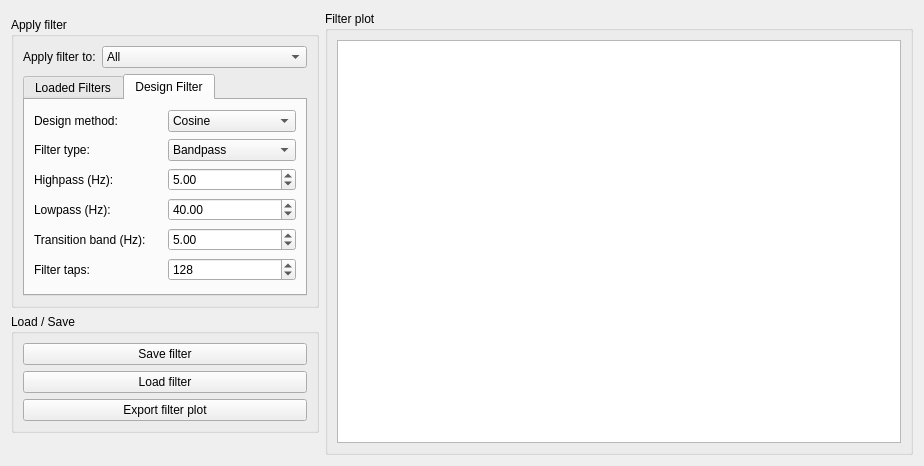
<?xml version="1.0" encoding="UTF-8"?>
<ui version="4.0">
 <class>FilterWindowWidget</class>
 <widget class="QWidget" name="FilterWindowWidget">
  <property name="windowModality">
   <enum>Qt::NonModal</enum>
  </property>
  <property name="geometry">
   <rect>
    <x>0</x>
    <y>0</y>
    <width>924</width>
    <height>466</height>
   </rect>
  </property>
  <property name="windowTitle">
   <string>Temporal Filtering</string>
  </property>
  <layout class="QHBoxLayout" name="horizontalLayout_2">
   <item>
    <layout class="QGridLayout" name="gridLayout_4">
     <property name="topMargin">
      <number>0</number>
     </property>
     <item row="1" column="0">
      <widget class="QGroupBox" name="m_groupBox_filterSettings_2">
       <property name="sizePolicy">
        <sizepolicy hsizetype="Preferred" vsizetype="Preferred">
         <horstretch>0</horstretch>
         <verstretch>0</verstretch>
        </sizepolicy>
       </property>
       <property name="minimumSize">
        <size>
         <width>0</width>
         <height>0</height>
        </size>
       </property>
       <property name="title">
        <string>Apply filter</string>
       </property>
       <layout class="QFormLayout" name="formLayout">
        <item row="0" column="0">
         <widget class="QLabel" name="m_label_applyFilterTo">
          <property name="text">
           <string>Apply filter to:</string>
          </property>
         </widget>
        </item>
        <item row="0" column="1">
         <widget class="QComboBox" name="m_comboBox_filterApplyTo">
          <item>
           <property name="text">
            <string>All</string>
           </property>
          </item>
          <item>
           <property name="text">
            <string>MEG</string>
           </property>
          </item>
          <item>
           <property name="text">
            <string>EEG</string>
           </property>
          </item>
          <item>
           <property name="text">
            <string>ECG</string>
           </property>
          </item>
          <item>
           <property name="text">
            <string>EOG</string>
           </property>
          </item>
          <item>
           <property name="text">
            <string>EMG</string>
           </property>
          </item>
         </widget>
        </item>
        <item row="1" column="0" colspan="2">
         <widget class="QTabWidget" name="m_tabWidget_mode">
          <property name="sizePolicy">
           <sizepolicy hsizetype="Preferred" vsizetype="Preferred">
            <horstretch>0</horstretch>
            <verstretch>0</verstretch>
           </sizepolicy>
          </property>
          <property name="maximumSize">
           <size>
            <width>16777215</width>
            <height>16777215</height>
           </size>
          </property>
          <property name="currentIndex">
           <number>1</number>
          </property>
          <widget class="QWidget" name="List">
           <attribute name="title">
            <string>Loaded Filters</string>
           </attribute>
           <layout class="QFormLayout" name="formLayout_2">
            <item row="0" column="0">
             <layout class="QVBoxLayout" name="m_layout_defaultFilterActivation">
              <property name="rightMargin">
               <number>0</number>
              </property>
              <property name="bottomMargin">
               <number>0</number>
              </property>
             </layout>
            </item>
            <item row="0" column="1">
             <widget class="QTableView" name="m_tableView_filterDataView">
              <property name="sizePolicy">
               <sizepolicy hsizetype="Preferred" vsizetype="Preferred">
                <horstretch>0</horstretch>
                <verstretch>0</verstretch>
               </sizepolicy>
              </property>
              <property name="minimumSize">
               <size>
                <width>0</width>
                <height>0</height>
               </size>
              </property>
              <property name="maximumSize">
               <size>
                <width>16777215</width>
                <height>16777215</height>
               </size>
              </property>
              <property name="verticalScrollBarPolicy">
               <enum>Qt::ScrollBarAsNeeded</enum>
              </property>
              <property name="sizeAdjustPolicy">
               <enum>QAbstractScrollArea::AdjustIgnored</enum>
              </property>
              <property name="editTriggers">
               <set>QAbstractItemView::AllEditTriggers</set>
              </property>
              <property name="alternatingRowColors">
               <bool>false</bool>
              </property>
              <property name="selectionMode">
               <enum>QAbstractItemView::SingleSelection</enum>
              </property>
              <property name="selectionBehavior">
               <enum>QAbstractItemView::SelectRows</enum>
              </property>
             </widget>
            </item>
           </layout>
          </widget>
          <widget class="QWidget" name="Design">
           <attribute name="title">
            <string>Design Filter</string>
           </attribute>
           <layout class="QHBoxLayout" name="horizontalLayout_4">
            <item>
             <layout class="QGridLayout" name="m_layout_designFilter">
              <property name="leftMargin">
               <number>0</number>
              </property>
              <property name="topMargin">
               <number>0</number>
              </property>
              <property name="rightMargin">
               <number>0</number>
              </property>
              <property name="verticalSpacing">
               <number>6</number>
              </property>
              <item row="5" column="0">
               <widget class="QLabel" name="m_label_filterTaps">
                <property name="text">
                 <string>Filter taps:</string>
                </property>
               </widget>
              </item>
              <item row="1" column="1">
               <widget class="QComboBox" name="m_comboBox_filterType">
                <property name="sizePolicy">
                 <sizepolicy hsizetype="Preferred" vsizetype="Fixed">
                  <horstretch>0</horstretch>
                  <verstretch>0</verstretch>
                 </sizepolicy>
                </property>
                <item>
                 <property name="text">
                  <string>Bandpass</string>
                 </property>
                </item>
                <item>
                 <property name="text">
                  <string>Lowpass</string>
                 </property>
                </item>
                <item>
                 <property name="text">
                  <string>Highpass</string>
                 </property>
                </item>
               </widget>
              </item>
              <item row="0" column="0">
               <widget class="QLabel" name="m_label_designMethod">
                <property name="text">
                 <string>Design method:</string>
                </property>
               </widget>
              </item>
              <item row="2" column="1">
               <widget class="QDoubleSpinBox" name="m_doubleSpinBox_lowpass">
                <property name="maximum">
                 <double>999.000000000000000</double>
                </property>
                <property name="singleStep">
                 <double>1.000000000000000</double>
                </property>
                <property name="value">
                 <double>5.000000000000000</double>
                </property>
               </widget>
              </item>
              <item row="5" column="1">
               <widget class="QSpinBox" name="m_spinBox_filterTaps">
                <property name="minimum">
                 <number>2</number>
                </property>
                <property name="maximum">
                 <number>256</number>
                </property>
                <property name="singleStep">
                 <number>2</number>
                </property>
                <property name="value">
                 <number>128</number>
                </property>
               </widget>
              </item>
              <item row="3" column="0">
               <widget class="QLabel" name="m_label_highpass">
                <property name="text">
                 <string>Lowpass (Hz):</string>
                </property>
               </widget>
              </item>
              <item row="2" column="0">
               <widget class="QLabel" name="m_label_lowpass">
                <property name="text">
                 <string>Highpass (Hz):</string>
                </property>
               </widget>
              </item>
              <item row="3" column="1">
               <widget class="QDoubleSpinBox" name="m_doubleSpinBox_highpass">
                <property name="maximum">
                 <double>999.000000000000000</double>
                </property>
                <property name="singleStep">
                 <double>1.000000000000000</double>
                </property>
                <property name="value">
                 <double>40.000000000000000</double>
                </property>
               </widget>
              </item>
              <item row="4" column="0">
               <widget class="QLabel" name="m_label_transitionBand">
                <property name="text">
                 <string>Transition band (Hz):</string>
                </property>
               </widget>
              </item>
              <item row="4" column="1">
               <widget class="QDoubleSpinBox" name="m_doubleSpinBox_transitionband">
                <property name="maximum">
                 <double>999.000000000000000</double>
                </property>
                <property name="singleStep">
                 <double>1.000000000000000</double>
                </property>
                <property name="value">
                 <double>5.000000000000000</double>
                </property>
               </widget>
              </item>
              <item row="0" column="1">
               <widget class="QComboBox" name="m_comboBox_designMethod">
                <item>
                 <property name="text">
                  <string>Cosine</string>
                 </property>
                </item>
                <item>
                 <property name="text">
                  <string>Tschebyscheff</string>
                 </property>
                </item>
               </widget>
              </item>
              <item row="1" column="0">
               <widget class="QLabel" name="m_label_filterType">
                <property name="text">
                 <string>Filter type:</string>
                </property>
               </widget>
              </item>
             </layout>
            </item>
           </layout>
          </widget>
         </widget>
        </item>
       </layout>
      </widget>
     </item>
     <item row="4" column="0">
      <spacer name="verticalSpacer">
       <property name="orientation">
        <enum>Qt::Vertical</enum>
       </property>
       <property name="sizeHint" stdset="0">
        <size>
         <width>20</width>
         <height>40</height>
        </size>
       </property>
      </spacer>
     </item>
     <item row="0" column="1" rowspan="5">
      <widget class="QGroupBox" name="m_groupBox_filterPlot">
       <property name="sizePolicy">
        <sizepolicy hsizetype="Expanding" vsizetype="Expanding">
         <horstretch>0</horstretch>
         <verstretch>0</verstretch>
        </sizepolicy>
       </property>
       <property name="minimumSize">
        <size>
         <width>0</width>
         <height>0</height>
        </size>
       </property>
       <property name="maximumSize">
        <size>
         <width>16777215</width>
         <height>16777215</height>
        </size>
       </property>
       <property name="title">
        <string>Filter plot</string>
       </property>
       <layout class="QHBoxLayout" name="horizontalLayout">
        <item>
         <widget class="QGraphicsView" name="m_graphicsView_filterPlot">
          <property name="sizePolicy">
           <sizepolicy hsizetype="Expanding" vsizetype="Expanding">
            <horstretch>0</horstretch>
            <verstretch>0</verstretch>
           </sizepolicy>
          </property>
          <property name="minimumSize">
           <size>
            <width>450</width>
            <height>0</height>
           </size>
          </property>
         </widget>
        </item>
       </layout>
      </widget>
     </item>
     <item row="2" column="0" rowspan="2">
      <widget class="QGroupBox" name="groupBox">
       <property name="title">
        <string>Load / Save</string>
       </property>
       <layout class="QVBoxLayout" name="verticalLayout">
        <item>
         <widget class="QPushButton" name="m_pushButton_exportFilter">
          <property name="text">
           <string>Save filter</string>
          </property>
         </widget>
        </item>
        <item>
         <widget class="QPushButton" name="m_pushButton_loadFilter">
          <property name="text">
           <string>Load filter</string>
          </property>
         </widget>
        </item>
        <item>
         <widget class="QPushButton" name="m_pushButton_exportPlot">
          <property name="text">
           <string>Export filter plot</string>
          </property>
         </widget>
        </item>
       </layout>
      </widget>
     </item>
    </layout>
   </item>
  </layout>
 </widget>
 <tabstops>
  <tabstop>m_comboBox_filterApplyTo</tabstop>
  <tabstop>m_tabWidget_mode</tabstop>
  <tabstop>m_comboBox_designMethod</tabstop>
  <tabstop>m_comboBox_filterType</tabstop>
  <tabstop>m_doubleSpinBox_lowpass</tabstop>
  <tabstop>m_doubleSpinBox_highpass</tabstop>
  <tabstop>m_doubleSpinBox_transitionband</tabstop>
  <tabstop>m_spinBox_filterTaps</tabstop>
  <tabstop>m_pushButton_exportFilter</tabstop>
  <tabstop>m_pushButton_loadFilter</tabstop>
  <tabstop>m_pushButton_exportPlot</tabstop>
  <tabstop>m_graphicsView_filterPlot</tabstop>
  <tabstop>m_tableView_filterDataView</tabstop>
 </tabstops>
 <resources/>
 <connections/>
</ui>
